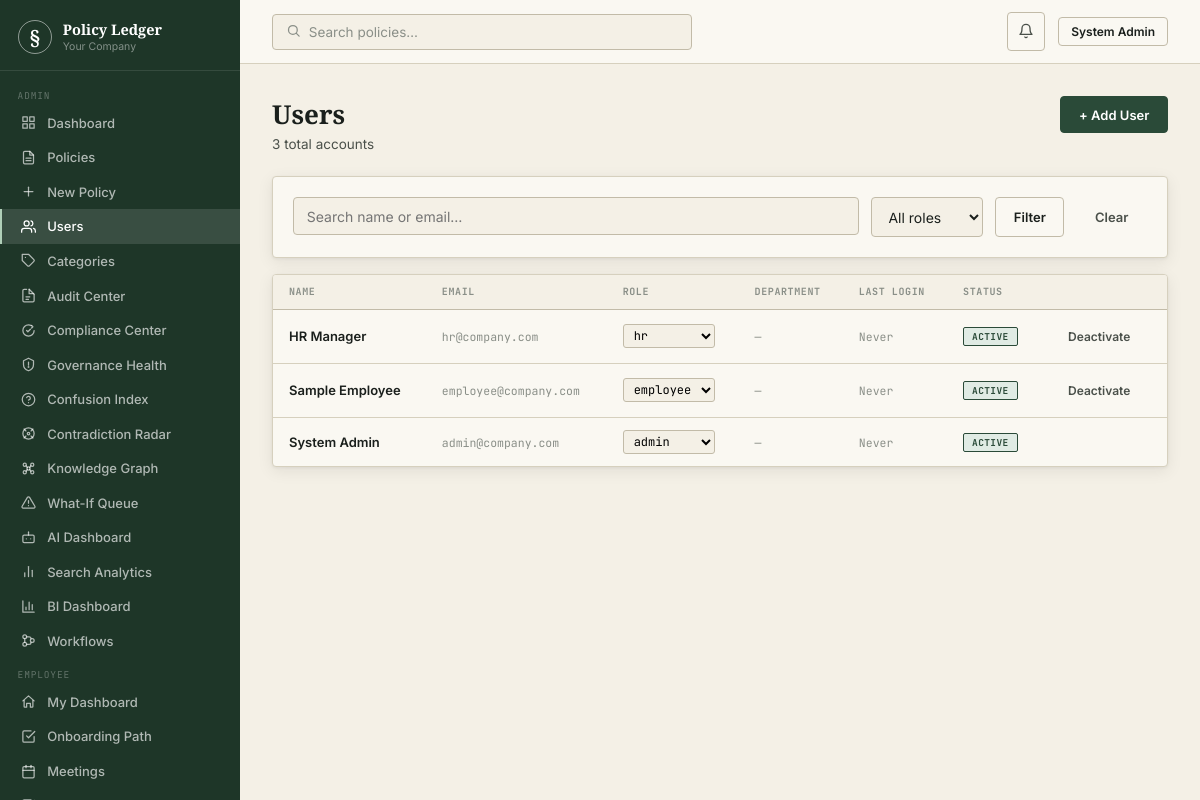
The app's page /admin/users (signed in) with its own data.
### models.py (models this page shows, shortened)
class User(db.Model, UserMixin):
    id = db.Column(db.Integer, primary_key=True)
    employee_id = db.Column(db.String(20), unique=True, nullable=True)
    name = db.Column(db.String(120), nullable=False)
    email = db.Column(db.String(200), nullable=False, unique=True, index=True)
    password_hash = db.Column(db.String(256), nullable=False)
    role = db.Column(db.String(20), nullable=False, default=UserRole.EMPLOYEE)
    department_id = db.Column(db.Integer, db.ForeignKey("department.id"), nullable=True)
    designation = db.Column(db.String(100))
    phone = db.Column(db.String(20))
    avatar_url = db.Column(db.String(300))
    is_active = db.Column(db.Boolean, default=True)
    email_verified = db.Column(db.Boolean, default=False)
    mfa_enabled = db.Column(db.Boolean, default=False)
    mfa_secret = db.Column(db.String(64))
    last_login = db.Column(db.DateTime)
    password_changed_at = db.Column(db.DateTime, default=now_utc)
    created_at = db.Column(db.DateTime, default=now_utc)
    updated_at = db.Column(db.DateTime, default=now_utc, onupdate=now_utc)
    notifications = db.relationship("Notification", backref="user", lazy="dynamic", cascade="all, delete-orphan")
    acknowledgements = db.relationship("PolicyAcknowledgement", backref="user", lazy="dynamic")
    audit_logs = db.relationship("AuditLog", backref="user", lazy="dynamic")
    saved = db.relationship("Policy", secondary=saved_policies, lazy="dynamic")
    def is_admin(self) -> bool:
        return self.role == UserRole.ADMIN
    def can_manage_policies(self) -> bool:
        return self.role in (UserRole.HR, UserRole.ADMIN, UserRole.MANAGER)

### blueprints/admin.py (the view)
@admin_bp.route("/users")
@login_required
@role_required(UserRole.ADMIN)
def user_list():
    page = request.args.get("page", 1, type=int)
    search = request.args.get("q", "").strip()
    role_filter = request.args.get("role", "")
    q = User.query
    if search:
        q = q.filter(User.name.ilike(f"%{search}%") | User.email.ilike(f"%{search}%"))
    if role_filter:
        q = q.filter_by(role=role_filter)
    users = paginate(q.order_by(User.name), page, 20)
    departments = Department.query.order_by(Department.name).all()
    return render_template("admin/user_list.html", users=users,
                           departments=departments, roles=UserRole.ALL,
                           search=search, role_filter=role_filter)

### utils.py (called while the page is built)
def role_required(*roles):
    def decorator(f):
        @wraps(f)
        def wrapped(*args, **kwargs):
            if not current_user.is_authenticated:
                abort(401)
            if current_user.role not in roles:
                abort(403)
            return f(*args, **kwargs)
        return wrapped
    return decorator

def paginate(query, page: int, per_page: int = 20):
    return query.paginate(page=page, per_page=per_page, error_out=False)

### templates/admin/user_list.html (shortened to what this page needs)
{% extends "base.html" %}
{% block content %}
<div class="page-header">
  <div class="page-header-left"><h1>Users</h1><p>{{ users.total }} total accounts</p></div>
  <div class="page-header-actions"><a href="{{ url_for('admin.user_create') }}" class="btn btn-primary">+ Add User</a></div>
</div>
<div class="card mb2">
  <form method="GET" style="display:flex;gap:.75rem;flex-wrap:wrap">
    <div class="field" style="margin:0;flex:1;min-width:200px"><input name="q" placeholder="Search name or email…" value="{{ search }}"></div>
    <div class="field" style="margin:0">
      <select name="role">
        <option value="">All roles</option>
      </select>
    </div>
    <button type="submit" class="btn btn-secondary">Filter</button>
    <a href="{{ url_for('admin.user_list') }}" class="btn btn-ghost">Clear</a>
  </form>
</div>
{% if users.items %}
<div class="table-wrap">
  <table>
    <thead><tr><th>Name</th><th>Email</th><th>Role</th><th>Department</th><th>Last login</th><th>Status</th><th></th></tr></thead>
    <tbody>
      {% for u in users.items %}
      <tr>
        <td style="font-weight:600">{{ u.name }}</td>
        <td class="td-mono">{{ u.email }}</td>
        <td>
          <form method="POST" action="{{ url_for('admin.user_set_role', user_id=u.id) }}" style="display:inline">
            <select name="role" onchange="this.form.submit()" style="font-size:12px;padding:2px 6px;border:1px solid var(--rule2);border-radius:3px;background:var(--paper);font-family:var(--font-mono)">
              {% for r in roles %}<option value="{{ r }}" {% if u.role==r %}selected{% endif %}>{{ r }}</option>{% endfor %}
            </select>
          </form>
        </td>
        <td class="td-mono">{{ u.department.name if u.department else '—' }}</td>
        <td class="td-mono">{{ u.last_login.strftime('%d %b %Y') if u.last_login else 'Never' }}</td>
        <td><span class="pill {% if u.is_active %}pill-active{% else %}pill-archived{% endif %}">{% if u.is_active %}Active{% else %}Inactive{% endif %}</span></td>
        <td>
          {% if u.id != current_user.id %}
          <form method="POST" action="{{ url_for('admin.user_toggle', user_id=u.id) }}" style="display:inline">
            <button type="submit" class="btn btn-sm {% if u.is_active %}btn-ghost{% else %}btn-secondary{% endif %}">{% if u.is_active %}Deactivate{% else %}Activate{% endif %}</button>
          </form>
          {% endif %}
        </td>
      </tr>
      {% endfor %}
    </tbody>
  </table>
</div>
{% else %}<div class="empty"><div class="empty-title">No users found</div></div>{% endif %}
{% endblock %}

### templates/base.html (shortened to what this page needs)
<!DOCTYPE html>
<html lang="en">
<head>
</head>
<body>
<div class="shell">
  {% block sidebar %}
  <div class="sidebar">
    <div class="s-brand">
      <div class="s-mark">§</div>
      <div><div class="s-name">Policy Ledger</div><div class="s-company">{{ config.COMPANY_NAME }}</div></div>
    </div>
    <nav class="s-nav">
      {% if current_user.can_manage_policies() %}
      <div class="s-section">Admin</div>
      <a href="{{ url_for('admin.dashboard') }}" class="s-item {% if request.endpoint == 'admin.dashboard' %}active{% endif %}"><span class="s-icon"><svg viewBox="0 0 24 24" fill="none" stroke="currentColor" stroke-width="2" stroke-linecap="round" stroke-linejoin="round"><rect x="3" y="3" width="7" height="7"/><rect x="14" y="3" width="7" height="7"/><rect x="14" y="14" width="7" height="7"/><rect x="3" y="14" width="7" height="7"/></svg></span>Dashboard</a>
      <a href="{{ url_for('admin.policy_list') }}" class="s-item {% if 'policy' in request.endpoint %}active{% endif %}"><span class="s-icon"><svg viewBox="0 0 24 24" fill="none" stroke="currentColor" stroke-width="2" stroke-linecap="round" stroke-linejoin="round"><path d="M14 2H6a2 2 0 0 0-2 2v16a2 2 0 0 0 2 2h12a2 2 0 0 0 2-2V8z"/><path d="M14 2v6h6"/><line x1="8" y1="13" x2="16" y2="13"/><line x1="8" y1="17" x2="16" y2="17"/></svg></span>Policies</a>
      <a href="{{ url_for('admin.policy_create') }}" class="s-item"><span class="s-icon"><svg viewBox="0 0 24 24" fill="none" stroke="currentColor" stroke-width="2" stroke-linecap="round" stroke-linejoin="round"><line x1="12" y1="5" x2="12" y2="19"/><line x1="5" y1="12" x2="19" y2="12"/></svg></span>New Policy</a>
      {% if current_user.is_admin() %}
      <a href="{{ url_for('admin.user_list') }}" class="s-item {% if 'user' in request.endpoint %}active{% endif %}"><span class="s-icon"><svg viewBox="0 0 24 24" fill="none" stroke="currentColor" stroke-width="2" stroke-linecap="round" stroke-linejoin="round"><path d="M17 21v-2a4 4 0 0 0-4-4H5a4 4 0 0 0-4 4v2"/><circle cx="9" cy="7" r="4"/><path d="M23 21v-2a4 4 0 0 0-3-3.87"/><path d="M16 3.13a4 4 0 0 1 0 7.75"/></svg></span>Users</a>
      <a href="{{ url_for('admin.category_list') }}" class="s-item"><span class="s-icon"><svg viewBox="0 0 24 24" fill="none" stroke="currentColor" stroke-width="2" stroke-linecap="round" stroke-linejoin="round"><path d="M20.59 13.41 13.4 20.6a2 2 0 0 1-2.83 0L2 12V2h10l8.59 8.59a2 2 0 0 1 0 2.82z"/><line x1="7" y1="7" x2="7.01" y2="7"/></svg></span>Categories</a>
      <a href="{{ url_for('audit_center.audit_dashboard') }}" class="s-item {% if request.endpoint and request.endpoint.startswith('audit_center.') %}active{% endif %}"><span class="s-icon"><svg viewBox="0 0 24 24" fill="none" stroke="currentColor" stroke-width="2" stroke-linecap="round" stroke-linejoin="round"><path d="M9 2H5a2 2 0 0 0-2 2v16a2 2 0 0 0 2 2h14a2 2 0 0 0 2-2V11"/><path d="M13 2v7h7"/><line x1="8" y1="14" x2="14" y2="14"/><line x1="8" y1="18" x2="12" y2="18"/><path d="M13 2l8 8"/></svg></span>Audit Center</a>
      <a href="{{ url_for('compliance.compliance_center') }}" class="s-item {% if request.endpoint and request.endpoint.startswith('compliance.') %}active{% endif %}"><span class="s-icon"><svg viewBox="0 0 24 24" fill="none" stroke="currentColor" stroke-width="2" stroke-linecap="round" stroke-linejoin="round"><path d="M9 12l2 2 4-4"/><path d="M21 12c0 4.97-4.03 9-9 9s-9-4.03-9-9 4.03-9 9-9c1.6 0 3.1.42 4.4 1.15"/><path d="M17 4l2 2-2 2"/></svg></span>Compliance Center</a>
      <a href="{{ url_for('governance.dashboard') }}" class="s-item {% if request.endpoint and request.endpoint.startswith('governance.') %}active{% endif %}"><span class="s-icon"><svg viewBox="0 0 24 24" fill="none" stroke="currentColor" stroke-width="2" stroke-linecap="round" stroke-linejoin="round"><path d="M12 2l8 4v6c0 5-3.5 8.5-8 10-4.5-1.5-8-5-8-10V6z"/><path d="M12 8v5"/><circle cx="12" cy="16" r=".5" fill="currentColor"/></svg></span>Governance Health</a>
      <a href="{{ url_for('confusion_index.dashboard') }}" class="s-item {% if request.endpoint and request.endpoint.startswith('confusion_index.') %}active{% endif %}"><span class="s-icon"><svg viewBox="0 0 24 24" fill="none" stroke="currentColor" stroke-width="2" stroke-linecap="round" stroke-linejoin="round"><circle cx="12" cy="12" r="10"/><path d="M9.09 9a3 3 0 0 1 5.83 1c0 2-3 3-3 3"/><line x1="12" y1="17" x2="12.01" y2="17"/></svg></span>Confusion Index</a>
      <a href="{{ url_for('contradiction_radar.dashboard') }}" class="s-item {% if request.endpoint and request.endpoint.startswith('contradiction_radar.') %}active{% endif %}"><span class="s-icon"><svg viewBox="0 0 24 24" fill="none" stroke="currentColor" stroke-width="2" stroke-linecap="round" stroke-linejoin="round"><circle cx="12" cy="12" r="2"/><path d="M4.9 4.9l3 3M19.1 4.9l-3 3M4.9 19.1l3-3M19.1 19.1l-3-3"/><circle cx="12" cy="12" r="9"/></svg></span>Contradiction Radar</a>
      <a href="{{ url_for('knowledge_graph.graph_page') }}" class="s-item "><span class="s-icon"></span>Knowledge Graph</a>
      <a href="{{ url_for('what_if.review_queue') }}" class="s-item {% if request.endpoint and request.endpoint.startswith('what_if.') and 'admin' in request.path %}active{% endif %}"><span class="s-icon"><svg viewBox="0 0 24 24" fill="none" stroke="currentColor" stroke-width="2" stroke-linecap="round" stroke-linejoin="round"><path d="M12 9v4"/><path d="M12 17h.01"/><path d="M10.29 3.86 1.82 18a2 2 0 0 0 1.71 3h16.94a2 2 0 0 0 1.71-3L13.71 3.86a2 2 0 0 0-3.42 0z"/></svg></span>What-If Queue</a>
      <a href="{{ url_for('rag.admin_rag_dashboard') }}" class="s-item "><span class="s-icon"></span>AI Dashboard</a>
      <a href="{{ url_for('search.search_analytics') }}" class="s-item {% if request.endpoint == 'search.search_analytics' %}active{% endif %}"><span class="s-icon"><svg viewBox="0 0 24 24" fill="none" stroke="currentColor" stroke-width="2" stroke-linecap="round" stroke-linejoin="round"><line x1="18" y1="20" x2="18" y2="10"/><line x1="12" y1="20" x2="12" y2="4"/><line x1="6" y1="20" x2="6" y2="14"/></svg></span>Search Analytics</a>
      <a href="{{ url_for('bi.bi_dashboard') }}" class="s-item {% if request.endpoint == 'bi.bi_dashboard' %}active{% endif %}"><span class="s-icon"><svg viewBox="0 0 24 24" fill="none" stroke="currentColor" stroke-width="2" stroke-linecap="round" stroke-linejoin="round"><path d="M3 3v18h18"/><path d="M18 17V9M13 17V5M8 17v-4"/></svg></span>BI Dashboard</a>
      <a href="{{ url_for('workflow.template_list') }}" class="s-item {% if request.endpoint and request.endpoint.startswith('workflow.') %}active{% endif %}"><span class="s-icon"><svg viewBox="0 0 24 24" fill="none" stroke="currentColor" stroke-width="2" stroke-linecap="round" stroke-linejoin="round"><circle cx="6" cy="6" r="3"/><circle cx="6" cy="18" r="3"/><circle cx="18" cy="12" r="3"/><path d="M6 9v6M9 6h4a3 3 0 0 1 3 3v0M9 18h4a3 3 0 0 0 3-3v0"/></svg></span>Workflows</a>
      {% endif %}
      <div class="s-section">Employee</div>
      {% endif %}
      <a href="{{ url_for('employee.dashboard') }}" class="s-item {% if request.endpoint == 'employee.dashboard' %}active{% endif %}"><span class="s-icon"><svg viewBox="0 0 24 24" fill="none" stroke="currentColor" stroke-width="2" stroke-linecap="round" stroke-linejoin="round"><path d="M3 11l9-8 9 8"/><path d="M5 10v10a1 1 0 0 0 1 1h3v-6h6v6h3a1 1 0 0 0 1-1V10"/></svg></span>My Dashboard</a>
      <a href="{{ url_for('employee.onboarding') }}" class="s-item {% if request.endpoint and request.endpoint.startswith('employee.onboarding') %}active{% endif %}"><span class="s-icon"><svg viewBox="0 0 24 24" fill="none" stroke="currentColor" stroke-width="2" stroke-linecap="round" stroke-linejoin="round"><path d="M9 11l3 3L22 4"/><path d="M21 12v7a2 2 0 0 1-2 2H5a2 2 0 0 1-2-2V5a2 2 0 0 1 2-2h11"/></svg></span>Onboarding Path</a>
      <a href="{{ url_for('meetings.list_meetings') }}" class="s-item {% if request.endpoint and 'meetings.' in request.endpoint and request.endpoint != 'meetings.my_action_items' %}active{% endif %}"><span class="s-icon"><svg viewBox="0 0 24 24" fill="none" stroke="currentColor" stroke-width="2" stroke-linecap="round" stroke-linejoin="round"><rect x="3" y="4" width="18" height="18" rx="2"/><line x1="16" y1="2" x2="16" y2="6"/><line x1="8" y1="2" x2="8" y2="6"/><line x1="3" y1="10" x2="21" y2="10"/></svg></span>Meetings</a>
      <a href="{{ url_for('meetings.my_action_items') }}" class="s-item "></a>
    </nav>
  </div>
  {% endblock %}
  <div class="main">
    <div class="topbar">
      <div class="topbar-left">
        <form action="{{ url_for('employee.search') }}" method="GET" style="flex:1;max-width:420px">
          <div class="search-bar">
            <span style="color:var(--faint)" class="icon"><svg width="15" height="15" viewBox="0 0 24 24" fill="none" stroke="currentColor" stroke-width="2" stroke-linecap="round" stroke-linejoin="round"><circle cx="11" cy="11" r="7"/><line x1="21" y1="21" x2="16.65" y2="16.65"/></svg></span>
            <input name="q" placeholder="Search policies…" value="{{ request.args.get('q','') }}">
          </div>
        </form>
      </div>
      <div class="topbar-right">
        <a href="{{ url_for('employee.notifications') }}" class="notif-btn" title="Notifications">
          <span class="icon"><svg width="16" height="16" viewBox="0 0 24 24" fill="none" stroke="currentColor" stroke-width="2" stroke-linecap="round" stroke-linejoin="round"><path d="M18 8a6 6 0 0 0-12 0c0 7-3 9-3 9h18s-3-2-3-9"/><path d="M13.73 21a2 2 0 0 1-3.46 0"/></svg></span>
          {% set unc = unread_count if unread_count is defined else 0 %}
        </a>
        <a href="{{ url_for('auth.profile') }}" class="btn btn-secondary btn-sm">{{ current_user.name[:18] }}</a>
      </div>
    </div>
    <div class="page-body">
      {% block content %}{% endblock %}
    </div>
  </div>
</div>
</body>
</html>

### records on screen
User: name "System Admin", email "admin@company.com", role "admin", department "—", last_login "Never", is_active "ACTIVE"
User: name "HR Manager", email "hr@company.com", role "hr", department "—", last_login "Never", is_active "ACTIVE"
User: name "Sample Employee", email "employee@company.com", role "employee", department "—", last_login "Never", is_active "ACTIVE"

### other values on screen
{{ config.COMPANY_NAME }} "Your Company"
{{ users.total }} "3"
